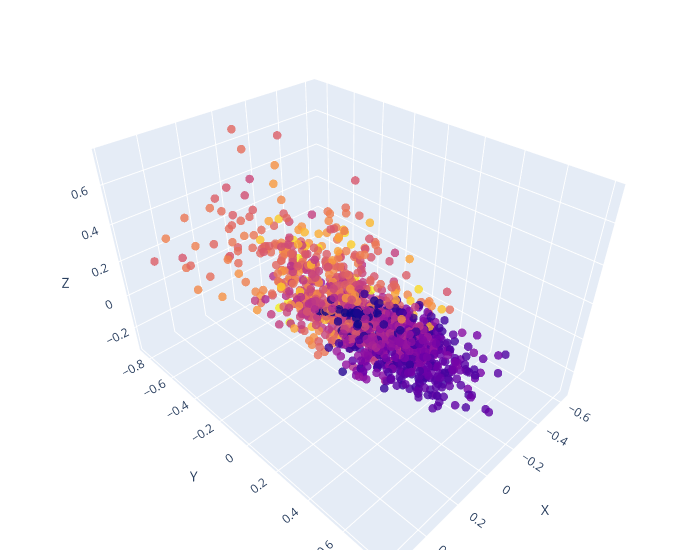

Here is the notebook cell this chart was saved with:
### Code cell
# Sample 3D data
def shortest_angle(angles):
    return (angles + np.pi) % (2*np.pi) - np.pi
actions[:, 3:6] = shortest_angle(actions[:, 3:6])

x, y, z = actions[:, 3], actions[:, 4], actions[:, 5] # ee_pose[:, 0], ee_pose[:, 1], ee_pose[:, 2]

# Create a 3D scatter plot
fig = go.Figure(data=[go.Scatter3d(x=x, y=y, z=z, mode='markers',
                                   marker=dict(size=5,
                                               color=colors, # actions[:,-1], # z,  # set color to an array/list of desired values
                                               #colorscale='inferno',  # choose a colorscale
                                               opacity=0.8))])

# Make the plot interactive by allowing user to rotate, zoom, etc.
fig.update_layout(scene=dict(
                    xaxis_title='X',
                    yaxis_title='Y',
                    zaxis_title='Z'),
                  width=700,
                  margin=dict(r=20, b=10, l=10, t=10))

fig.show()

### Figure 1 — Plotly figure (JSON) as saved in the notebook; plotly's stock layout.template omitted (floating-point values rounded to 4 significant figures; data arrays with more than 128 entries replaced by an {"elided": "..."} marker saying what was removed)
{"data": [{"marker": {"color": {"elided": "1419 int values"}, "opacity": 0.8, "size": 5}, "mode": "markers", "type": "scatter3d", "x": {"elided": "1419 float values"}, "y": {"elided": "1419 float values"}, "z": {"elided": "1419 float values"}}], "layout": {"margin": {"b": 10, "l": 10, "r": 20, "t": 10}, "scene": {"xaxis": {"title": {"text": "X"}}, "yaxis": {"title": {"text": "Y"}}, "zaxis": {"title": {"text": "Z"}}}, "width": 700}}
